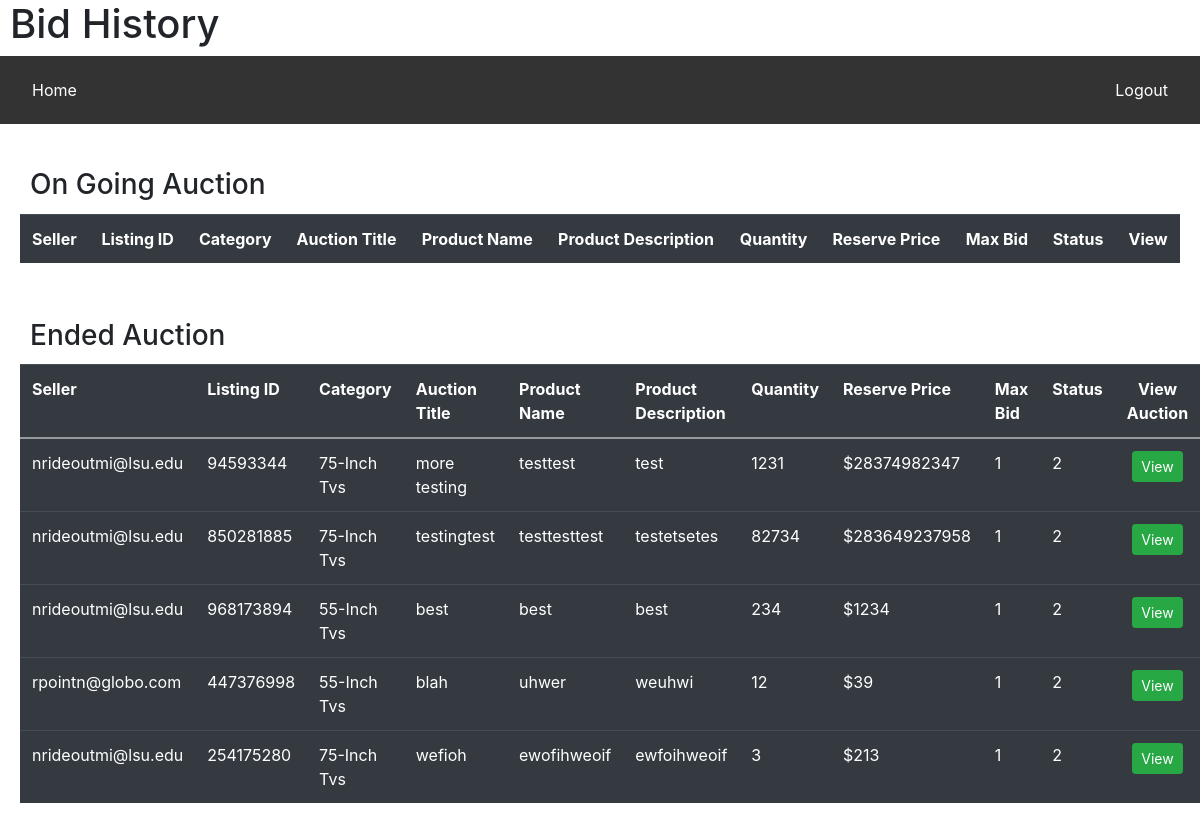
The page /participated_bids (signed in) on the database its author committed.
### tables this page shows
CREATE TABLE auction_listing (
    seller_email TEXT,
    listing_id INTEGER,
    category TEXT,
    auction_title TEXT,
    product_name TEXT,
    product_description TEXT,
    quantity INTEGER,
    reserve_price TEXT,
    max_bids INTEGER,
    status INTEGER,

    primary key (seller_email,listing_id)
);

### app.py (the view)
@app.route('/participated_bids', methods=['POST','GET'])
def pbids():
    if not session.get("name"):
        return redirect('/name')
    show_0=user_ongoing_auc(session.get("name"))
    show_2=user_sold_auc(session.get("name"))
    return render_template('participation_bid.html', show_0=show_0, show_2=show_2)

### app.py (called while the page is built)
def user_ongoing_auc(user):
    connection=sql.connect('database.db')
    connection.execute('CREATE TABLE IF NOT EXISTS auction_listing(seller_email TEXT PRIMARY KEY NOT NULL, listing_id INTEGER PRIMARY KEY NOT NULL, category TEXT NOT NULL, auction_title TEXT NOT NULL, product_name TEXT NOT NULL, product_description TEXT NOT NULL, quantity INTEGER NOT NULL, reserve_price TEXT NOT NULL, max_bids INTEGER NOT NULL, status INTEGER NOT NULL);')
    connection.commit()
    cursor = connection.execute('SELECT * FROM auction_listing WHERE status=1 AND listing_id IN (SELECT listing_id FROM bids WHERE bidder_email = ?);',(user,))
    return cursor.fetchall()

def user_sold_auc(user):
    connection=sql.connect('database.db')
    connection.execute('CREATE TABLE IF NOT EXISTS auction_listing(seller_email TEXT PRIMARY KEY NOT NULL, listing_id INTEGER PRIMARY KEY NOT NULL, category TEXT NOT NULL, auction_title TEXT NOT NULL, product_name TEXT NOT NULL, product_description TEXT NOT NULL, quantity INTEGER NOT NULL, reserve_price TEXT NOT NULL, max_bids INTEGER NOT NULL, status INTEGER NOT NULL);')
    connection.commit()
    cursor = connection.execute('SELECT * FROM auction_listing WHERE status=2 AND listing_id IN (SELECT listing_id FROM bids WHERE bidder_email = ?);',(user,))
    return cursor.fetchall()

### templates/participation_bid.html (shortened to what this page needs)
<!DOCTYPE html>
<html lang="en" dir="ltr">
<head>
    <link rel="stylesheet" href="https://stackpath.bootstrapcdn.com/bootstrap/4.4.1/css/bootstrap.min.css"
>
</head>
<body>
<h1><left>Bid History</left></h1>
<div class="navbar">
    <a href="/find_home_page"> Home </a>
    <div class="rightbutton">
        <a href="/name"> Logout </a>
    </div>
</div> <br/>
<div class="card-body">
    <h3 class="card-title">On Going Auction</h3>
    <form action="/auction_page" method="POST">
    <table class="table table-dark">
        <tr>
            <th scope="col"> Seller </th>
            <th scope="col"> Listing ID </th>
            <th scope="col"> Category </th>
            <th scope="col"> Auction Title </th>
            <th scope="col"> Product Name </th>
            <th scope="col"> Product Description </th>
            <th scope="col"> Quantity </th>
            <th scope="col"> Reserve Price </th>
            <th scope="col"> Max Bid </th>
            <th scope="col"> Status </th>
            <th scope="col"> <center> View </center> </th>
        </tr>
    </table>
    </form>
</div>
<div class="card-body">
    <h3 class="card-title">Ended Auction</h3>
    <form action="/ended_page" method="POST">
    <table class="table table-dark">
        <tr>
            <th scope="col"> Seller </th>
            <th scope="col"> Listing ID </th>
            <th scope="col"> Category </th>
            <th scope="col"> Auction Title </th>
            <th scope="col"> Product Name </th>
            <th scope="col"> Product Description </th>
            <th scope="col"> Quantity </th>
            <th scope="col"> Reserve Price </th>
            <th scope="col"> Max Bid </th>
            <th scope="col"> Status </th>
            <th scope="col"> <center>View Auction</center> </th>
        </tr>
        <tbody>
        {% for seller_email, listing_id, category, auction_title, product_name, product_description, quantity, reserve_price, max_bids, status in show_2 %}
            <tr>
                <td> {{ seller_email }} </td>
                <td> {{ listing_id }} </td>
                <td> {{ category }} </td>
                <td> {{ auction_title }} </td>
                <td> {{ product_name }}</td>
                <td> {{ product_description }}</td>
                <td> {{ quantity }}</td>
                <td> {{ reserve_price }}</td>
                <td> {{ max_bids }}</td>
                <td> {{ status }}</td>
                <td> <center> <button name="end_p" type="submit" class="btn btn-success btn-sm" value="{{ listing_id }}"> View </button> </center> </td>
            </tr>
        {% endfor %}
        </tbody>
    </table>
    </form>
</div>
</body>
</html>

### templates/participation_bid.html (style rules this page uses)
.navbar { overflow: hidden; background-color: #333; }
.navbar a { float: left; font-size: 16px; color: white; text-align: center; padding: 14px 16px; text-decoration: none; }
.rightbutton { float: right; overflow: hidden; }
h1 { margin-left:10px }
h3 { margin-left:10px }

### rows shown on the page
auction_listing: seller_email "nrideoutmi@lsu.edu", listing "94593344", category "75-Inch Tvs", auction_title "more testing", product_name "testtest", product_description "test", quantity "1231", reserve_price "$28374982347", max_bids "1", status "2"
auction_listing: seller_email "nrideoutmi@lsu.edu", listing "850281885", category "75-Inch Tvs", auction_title "testingtest", product_name "testtesttest", product_description "testetsetes", quantity "82734", reserve_price "$283649237958", max_bids "1", status "2"
auction_listing: seller_email "nrideoutmi@lsu.edu", listing "968173894", category "55-Inch Tvs", auction_title "best", product_name "best", product_description "best", quantity "234", reserve_price "$1234", max_bids "1", status "2"
auction_listing: seller_email "rpointn@globo.com", listing "447376998", category "55-Inch Tvs", auction_title "blah", product_name "uhwer", product_description "weuhwi", quantity "12", reserve_price "$39", max_bids "1", status "2"
auction_listing: seller_email "nrideoutmi@lsu.edu", listing "254175280", category "75-Inch Tvs", auction_title "wefioh", product_name "ewofihweoif", product_description "ewfoihweoif", quantity "3", reserve_price "$213", max_bids "1", status "2"
